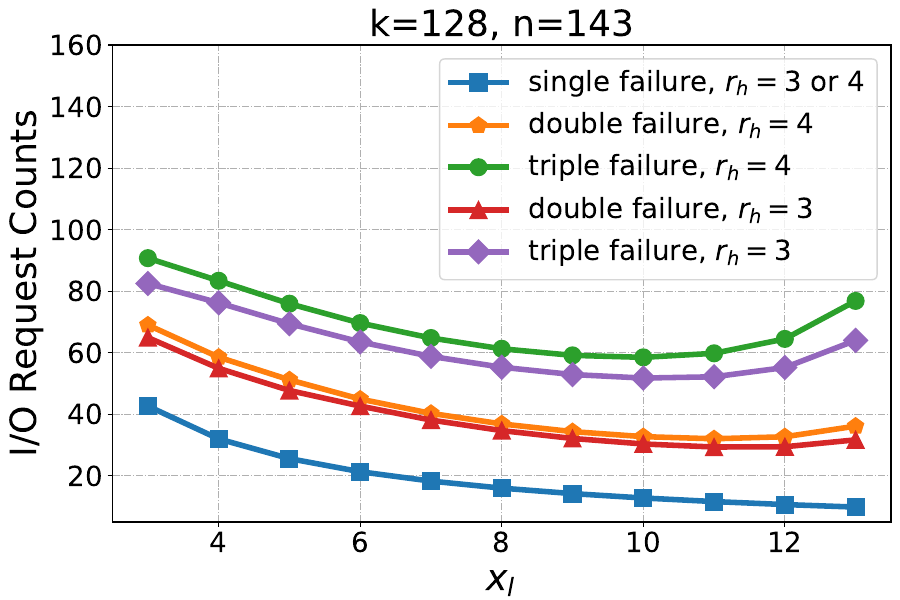

Generate this figure with Python:
import math
from scipy.special import comb
import matplotlib.pyplot as plt
import numpy as np

def oneFaultCost(XORChunkNum,HHChunkNum,dataChunkNum):
    if XORChunkNum==1:
        return dataChunkNum
    return dataChunkNum/XORChunkNum

def twoFaultCost(XORChunkNum,HHChunkNum,dataChunkNum,RHH):
    if XORChunkNum==1:
        return dataChunkNum
    
    rackNum=dataChunkNum/HHChunkNum
    ChunkNumInOneXOR=dataChunkNum/XORChunkNum
    rackNumInOneXOR=rackNum/XORChunkNum
    ChunkNumInOneHH=math.ceil(dataChunkNum/HHChunkNum)
    # rackNum=math.ceil(dataChunkNum/HHChunkNum)
    # ChunkNumInOneXOR=math.ceil(dataChunkNum/XORChunkNum)
    # rackNumInOneXOR=math.ceil(rackNum/XORChunkNum)

    inOneXOR=XORChunkNum*comb(ChunkNumInOneXOR,2)/comb(dataChunkNum,2)

    inTwoXOR=1-inOneXOR

    inOneHH=HHChunkNum*comb(ChunkNumInOneHH,2)/comb(dataChunkNum,2)

    inTwoHH=1-inOneHH
    
    return inOneXOR*rackNum*RHH+inTwoXOR*inTwoHH*ChunkNumInOneXOR*2+inTwoXOR*inOneHH*min(ChunkNumInOneXOR*2,rackNum*RHH)

def threeFaultCost(XORChunkNum,HHChunkNum,dataChunkNum,RHH):
    if XORChunkNum==1:
        return dataChunkNum
    
    # RHH=min(RHH,HHChunkNum)
    rackNum=dataChunkNum/HHChunkNum
    ChunkNumInOneXOR=dataChunkNum/XORChunkNum
    rackNumInOneXOR=rackNum/XORChunkNum
    # rackNum=math.ceil(dataChunkNum/HHChunkNum)
    # ChunkNumInOneXOR=math.ceil(dataChunkNum/XORChunkNum)
    # rackNumInOneXOR=math.ceil(rackNum/XORChunkNum)
    totalInterRack=0

    inThreeXOR=comb(XORChunkNum,3)*(ChunkNumInOneXOR**3)/comb(dataChunkNum,3)
    # print(f"3:{inThreeXOR}")
    inOneXOR=XORChunkNum*comb(math.floor(ChunkNumInOneXOR),3)/comb(dataChunkNum,3)
    # print(f"1:{inOneXOR}")
    
    return (1-inThreeXOR-inOneXOR)*(RHH*rackNum+ChunkNumInOneXOR)+inThreeXOR*min(ChunkNumInOneXOR*3,dataChunkNum)+inOneXOR*(RHH*rackNum)

k=128
n=143
parityNum=n-k

XORNums=[i for i in range(3, parityNum -1)]
HHNums=[parityNum-i for i in XORNums]

one=[oneFaultCost(XORNums[i],HHNums[i],k) for i in range(len(XORNums))]
two4=[twoFaultCost(XORNums[i],HHNums[i],k,4) for i in range(len(XORNums))]
three4=[threeFaultCost(XORNums[i],HHNums[i],k,4) for i in range(len(XORNums))]
one=[oneFaultCost(XORNums[i],HHNums[i],k) for i in range(len(XORNums))]
two3=[twoFaultCost(XORNums[i],HHNums[i],k,3) for i in range(len(XORNums))]
three3=[threeFaultCost(XORNums[i],HHNums[i],k,3) for i in range(len(XORNums))]
plt.figure(figsize=(9,6))
    # 画图
plt.plot(XORNums, one, label='single failure, $r_h=$3 or 4', linestyle='-', marker='s',  markersize=12, linewidth=4)
plt.plot(XORNums, two4, label='double failure, $r_h=4$', linestyle='-', marker='p',  markersize=12, linewidth=4)
plt.plot(XORNums, three4, label='triple failure, $r_h=4$', linestyle='-', marker='o',  markersize=12, linewidth=4)
plt.plot(XORNums, two3, label='double failure, $r_h=3$', linestyle='-', marker='^',  markersize=12, linewidth=4)
plt.plot(XORNums, three3, label='triple failure, $r_h=3$', linestyle='-', marker='D',  markersize=12, linewidth=4)

plt.xlabel('$x_l$', fontsize=26)
plt.ylabel('I/O Request Counts', fontsize=26)
plt.xticks(fontsize=20)
plt.yticks(fontsize=20)
plt.ylim([5,160])
plt.grid(True, linestyle='-.')
plt.legend(columnspacing=0.7, ncol=1, fontsize=20)
# 添加标题
plt.title(f'k={k}, n={n}', fontsize=26)
plt.subplots_adjust(top=0.925,bottom=0.13,left=0.125,right=0.99,)
plt.savefig(f'./sameNNodeVisit.pdf')
plt.show()

